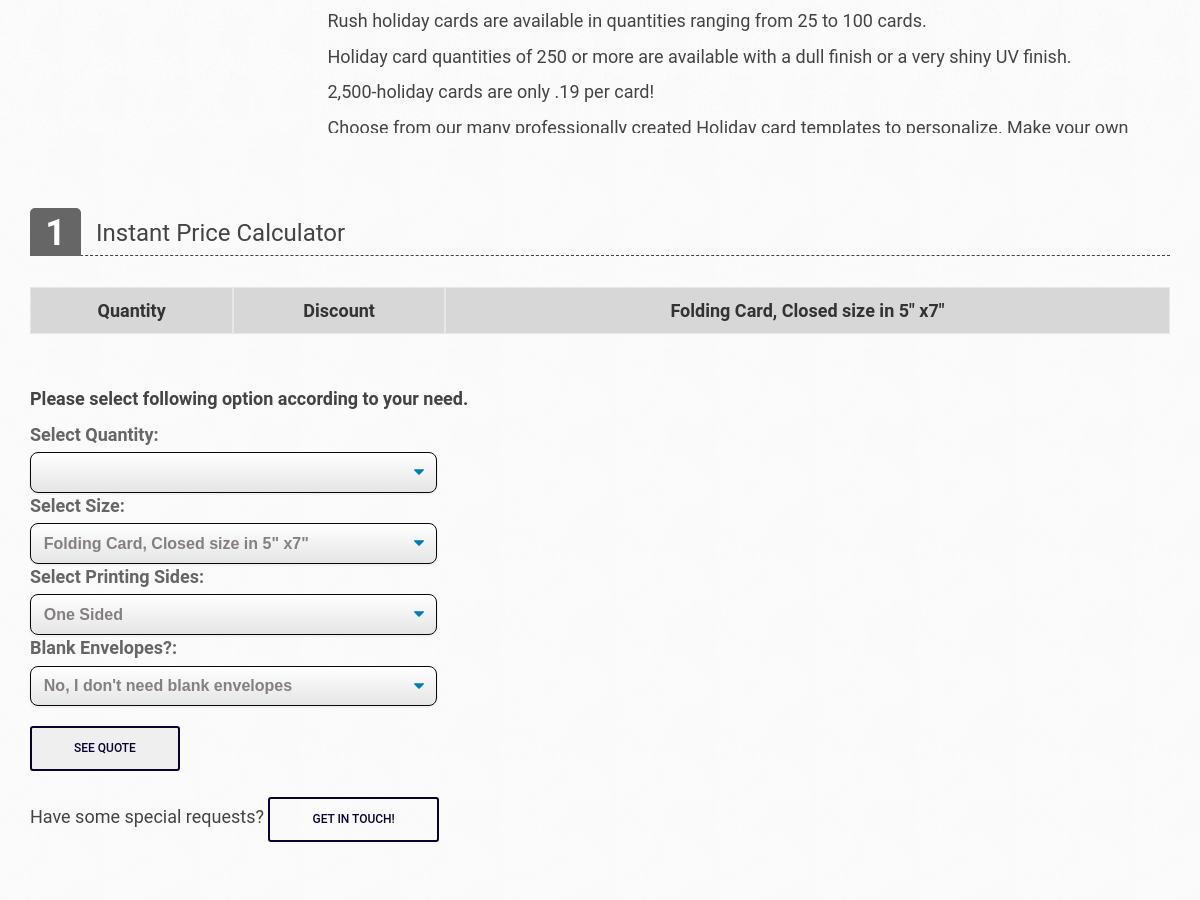
The page /marketing-products/custom-holiday-cards-detail (middle part) on the database as committed earlier.
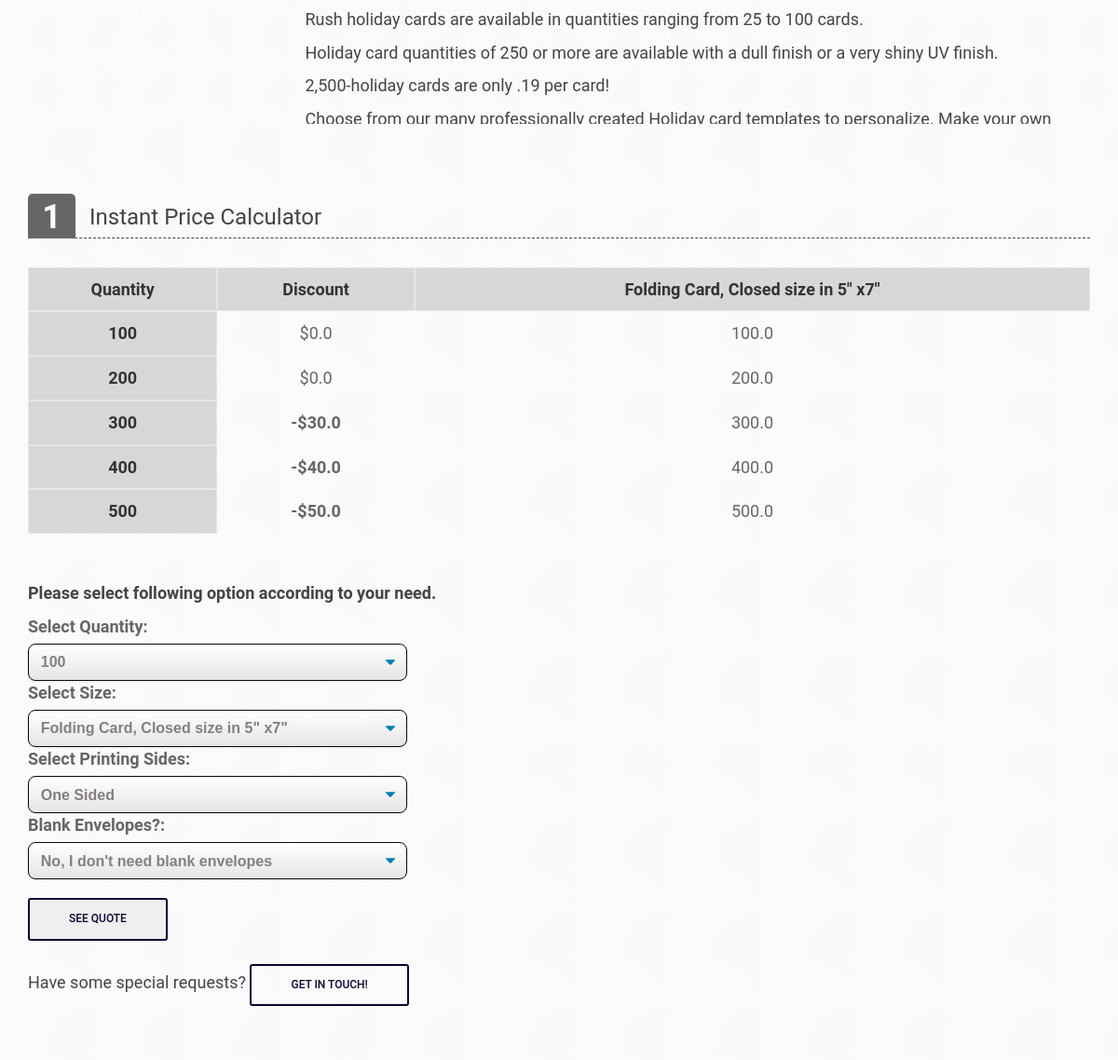
The same page on the database as committed later.
### Marketing_Products/models.py (models this page shows, shortened)
class CustomHolidayCards(models.Model):
    Quantity = models.PositiveIntegerField(default=0, blank=False, editable=True)
    Folding_Card = models.FloatField(default=0, blank=False, editable=True, validators=[MinValueValidator(0.0)], verbose_name = 'Folding card - closed size is 5" x 7"')
    Discount = models.FloatField(default=0, blank=False, editable=True, validators=[MinValueValidator(0.0)], verbose_name = 'Folding card - closed size is 5" x 7" Discounted')
    Template = models.FileField(upload_to='static/Marketing_Products_Templates', max_length=256, blank=True)
    class Meta:
        verbose_name = "9 - Custom Holiday Card"

### Marketing_Products/views.py (the view)
# urls.py: path('custom-holiday-cards-detail', Custom_holiday_cards_Detail, name='custom-holiday-cards-detail'),
def Custom_holiday_cards_Detail (request):
    product = mp_products.objects.get(id=8)
    table = CustomHolidayCards.objects.all()
    b_object = b_products.objects.all()
    bc_object = bc_products.objects.all()
    bs_object = bs_products.objects.all()
    lf_object = lf_products.objects.all()
    mp_object = mp_products.objects.all()
    urls_bc_aside =  urls_bc_aside = ["/business-cards/business-card-detail" , "/business-cards/edge-painted-detail", "/business-cards/foil-business-card-detail","/business-cards/raised-spot-uv-business-card-detail", "/business-cards/pantone-business-cards-detail", "/business-cards/plastic-business-cards-detail", "/business-cards/raised-ink-business-cards-detail"]
    urls_bs_aside =  ["/business-stationary/envelopes-detail", "/business-stationary/letterhead-detail", "/business-stationary/notepad-detail"]
    urls_lf_aside = ["/large-format/floor-stickers-detail", "/large-format/foamcore-poster-detail", "/large-format/poster-printing-detail", "/large-format/retractable-banners-detail", "/large-format/table-cover-detail"]
    urls_mp_aside = ["calenders-detail","brouchers-flyers-detail" , "postcards-detail", "hangtags-detail", "labels-and-stickers-detail" , "ncr-forms-detail" , "presentation-folder-detail", "custom-holiday-cards-detail"]
    b_urls = ["/boxes/pillow-boxes-detail", "/boxes/gable-boxes-detail" ,"/boxes/window-boxes-detail", "/boxes/mailer-boxes-detail" , "/boxes/kraft-boxes-detail", "/boxes/cosmetics-boxes-detail" ,"/boxes/sleeve-boxes-detail", "/boxes/display-boxes-detail", "/boxes/beverage-boxes-detail", "/boxes/candle-boxes-detail", "/boxes/auto-parts-boxes-detail", "/boxes/pizza-boxes-detail"]
    b_aside = zip(b_urls,b_object)
    mp_aside = zip(urls_mp_aside, mp_object)
    bs_aside = zip(urls_bs_aside, bs_object)
    bc_aside = zip(urls_bc_aside,bc_object)
    lf_aside = zip(urls_lf_aside, lf_object)
    menu = CustomHolidayCards.objects.all()
    menu1 = Extra_features.objects.all()
    if request.POST:
        var = request.POST
        quantity = var['quantity']
        size = var['size']
        sides = var['sides']
        blank_envelope = var['blank_envelope']
        size_quantity_query = CustomHolidayCards.objects.filter(Quantity=quantity).values(size)
        if blank_envelope == 'blank_envelope_price':
            envelope_price_query = Extra_features.objects.values(blank_envelope)
            for u in envelope_price_query:
                price_envelope = u[blank_envelope]
                break
        else:
            price_envelope = 0
        discount_query = CustomHolidayCards.objects.filter(Quantity=quantity).values('Discount')
        for o in size_quantity_query:
            price_size_quantity = o[size]
        for y in discount_query:
            price_discount = y['Discount']
        total_price = ((float(price_envelope) * float(quantity)) + price_size_quantity) - price_discount
        extra_f_dict = {"Size": size,
                        "Sides": sides,
                        "Blank Envelope": blank_envelope,
                        }
        request.session['invoice'] = total_price
        request.session['label'] = product.Label
        request.session['discount'] = price_discount
        request.session['id'] = 8
        request.session['cat'] = 'mp_products'
        request.session['extra_f'] = extra_f_dict
        request.session['quantity'] = quantity
        print('Form Submitted')
    else:
        total_price = 0
        request.session['invoice'] = 0
        request.session['label'] = 0
        request.session['discount'] = 0
        print('Form Not Submitted')
    context = {
        'total_price' : total_price,
        "menu": menu,
        "menu1": menu1,
        "table" : table,
        "bc_product" : bc_object,
        "bs_product" : bs_object,
        "lf_product" : lf_object,
        "mp_product" : mp_object,
        "label" : product.Label,
        "bc_aside": bc_aside,
        "Description": product.Description,
        "image1" : product.image1,
        "image2" : product.image2,
        "image3" : product.image3,
        "bs_aside" : bs_aside,
        "lf_aside": lf_aside,
        "b_aside": b_aside,
        "mp_aside": mp_aside,
    }
    if request.POST:
        return redirect('/checkout')
    return render(request, "Marketing_Products/custom_holiday_cards.html", context)

### Marketing_Products/templates/Marketing_Products/custom_holiday_cards.html (shortened to what the changed rows need)
{% extends 'base.html' %}
{% load static %}
{% block content %}
<main class="main" id="product-detail">
    <section class="add-to-cart-w">
        <div class="container">
            <div class="row">
                <div class="col-md-12 col-sm-12 product-options">
                    <div class="row">
                        <div class="option-grib-w col-md-12">
                            <div class="scroll-pane horizontal-only">
                                <table>
                                    <tr class="strikeout">
                                        <th>Quantity</th>
                                        <th>Discount</th>
                                        <th rowspan="1"> Folding Card, Closed size in 5" x7"</th>
                                    </tr>
                                    {% for table in table %}
                                    <tr>
                                        <th>{{ table.Quantity }} </th>
                                        <td>
                                            {% if table.Discount %}
                                            <strong> -${{ table.Discount }} </strong>
                                            {% else %}
                                            ${{ table.Discount }}
                                           {% endif %}
                                        </td>
                                        <td>
                                            {{ table.Folding_Card }}
                                        </td>
                                    </tr>
                                    {% endfor %}
                                </table>
                            </div>
                        </div>
                    </div>
                    <br>
                    <br>
                    <form method="POST" id="product-detail-form">
                        <div class="options-list-w">
                            <div class="row">
                                <div class="block-options col-md-4 col-sm-5">
                                    <div class="options-col">
                                        <label for="cars">Select Quantity:</label>
                                        <select class="select-css" name="quantity">
                                            {% for menu in menu %}
                                            <option value="{{ menu.Quantity }}">{{ menu.Quantity }}</option>
                                            {% endfor %}
                                        </select>
                                    </div>
                                </div>
                            </div>
                        </div>
                    </form>
                    <br>
                </div>
            </div>
        </div>
    </section>
</main>
{% endblock content %}

Rows that differ between the two databases and show on the page:
added CustomHolidayCards: Quantity "100", Discount "0.0", Folding_Card "100.0"
added CustomHolidayCards: Quantity "200", Discount "0.0", Folding_Card "200.0"
added CustomHolidayCards: Quantity "300", Discount "30.0", Folding_Card "300.0"
added CustomHolidayCards: Quantity "400", Discount "40.0", Folding_Card "400.0"
added CustomHolidayCards: Quantity "500", Discount "50.0", Folding_Card "500.0"
Other text that changed with them:
form field quantity: (not shown) → "100"
